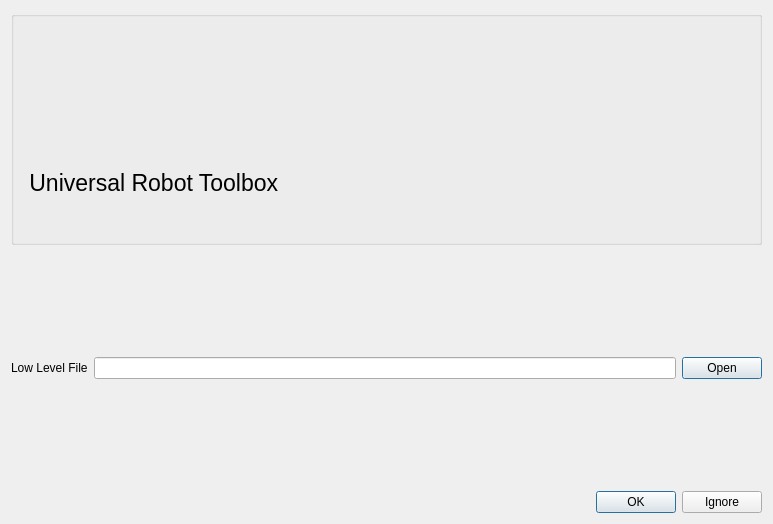
<?xml version="1.0" encoding="UTF-8"?>
<ui version="4.0">
 <class>Form</class>
 <widget class="QWidget" name="Form">
  <property name="geometry">
   <rect>
    <x>0</x>
    <y>0</y>
    <width>773</width>
    <height>524</height>
   </rect>
  </property>
  <property name="maximumSize">
   <size>
    <width>773</width>
    <height>524</height>
   </size>
  </property>
  <property name="windowTitle">
   <string>Form</string>
  </property>
  <layout class="QVBoxLayout" name="verticalLayout" stretch="0,0,0">
   <item>
    <widget class="QGroupBox" name="groupBox_2">
     <property name="title">
      <string/>
     </property>
     <layout class="QHBoxLayout" name="horizontalLayout_4">
      <item>
       <layout class="QHBoxLayout" name="horizontalLayout">
        <item>
         <layout class="QVBoxLayout" name="verticalLayout_2">
          <item>
           <widget class="QLabel" name="logo">
            <property name="maximumSize">
             <size>
              <width>200</width>
              <height>150</height>
             </size>
            </property>
            <property name="layoutDirection">
             <enum>Qt::LeftToRight</enum>
            </property>
            <property name="text">
             <string/>
            </property>
            <property name="pixmap">
             <pixmap>img/logo.png</pixmap>
            </property>
            <property name="alignment">
             <set>Qt::AlignLeading|Qt::AlignLeft|Qt::AlignVCenter</set>
            </property>
           </widget>
          </item>
          <item>
           <widget class="QLabel" name="text">
            <property name="font">
             <font>
              <family>Ubuntu</family>
              <pointsize>17</pointsize>
             </font>
            </property>
            <property name="text">
             <string> Universal Robot Toolbox</string>
            </property>
           </widget>
          </item>
         </layout>
        </item>
        <item>
         <widget class="QLabel" name="robot">
          <property name="maximumSize">
           <size>
            <width>500</width>
            <height>500</height>
           </size>
          </property>
          <property name="text">
           <string/>
          </property>
          <property name="pixmap">
           <pixmap>img/robot.png</pixmap>
          </property>
         </widget>
        </item>
       </layout>
      </item>
     </layout>
    </widget>
   </item>
   <item>
    <layout class="QHBoxLayout" name="horizontalLayout_2">
     <item>
      <widget class="QLabel" name="label">
       <property name="maximumSize">
        <size>
         <width>16777215</width>
         <height>16777215</height>
        </size>
       </property>
       <property name="text">
        <string>Low Level File</string>
       </property>
      </widget>
     </item>
     <item>
      <widget class="QLineEdit" name="LowLevelPath">
       <property name="maxLength">
        <number>60000</number>
       </property>
       <property name="readOnly">
        <bool>true</bool>
       </property>
      </widget>
     </item>
     <item>
      <widget class="QDialogButtonBox" name="LowLevelFile">
       <property name="maximumSize">
        <size>
         <width>80</width>
         <height>500</height>
        </size>
       </property>
       <property name="standardButtons">
        <set>QDialogButtonBox::Open</set>
       </property>
      </widget>
     </item>
    </layout>
   </item>
   <item>
    <widget class="QDialogButtonBox" name="StartGui">
     <property name="standardButtons">
      <set>QDialogButtonBox::Ignore|QDialogButtonBox::Ok</set>
     </property>
    </widget>
   </item>
  </layout>
 </widget>
 <resources/>
 <connections/>
</ui>
